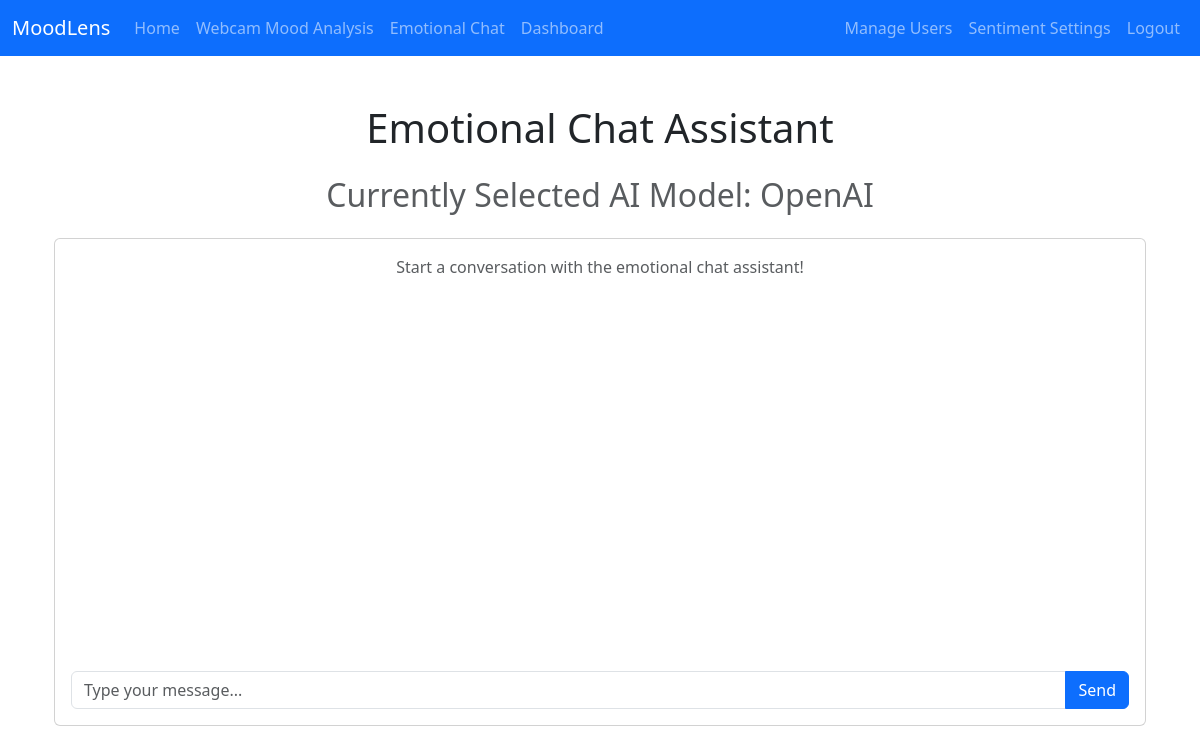
The app's page /chat/ (signed in), older data.
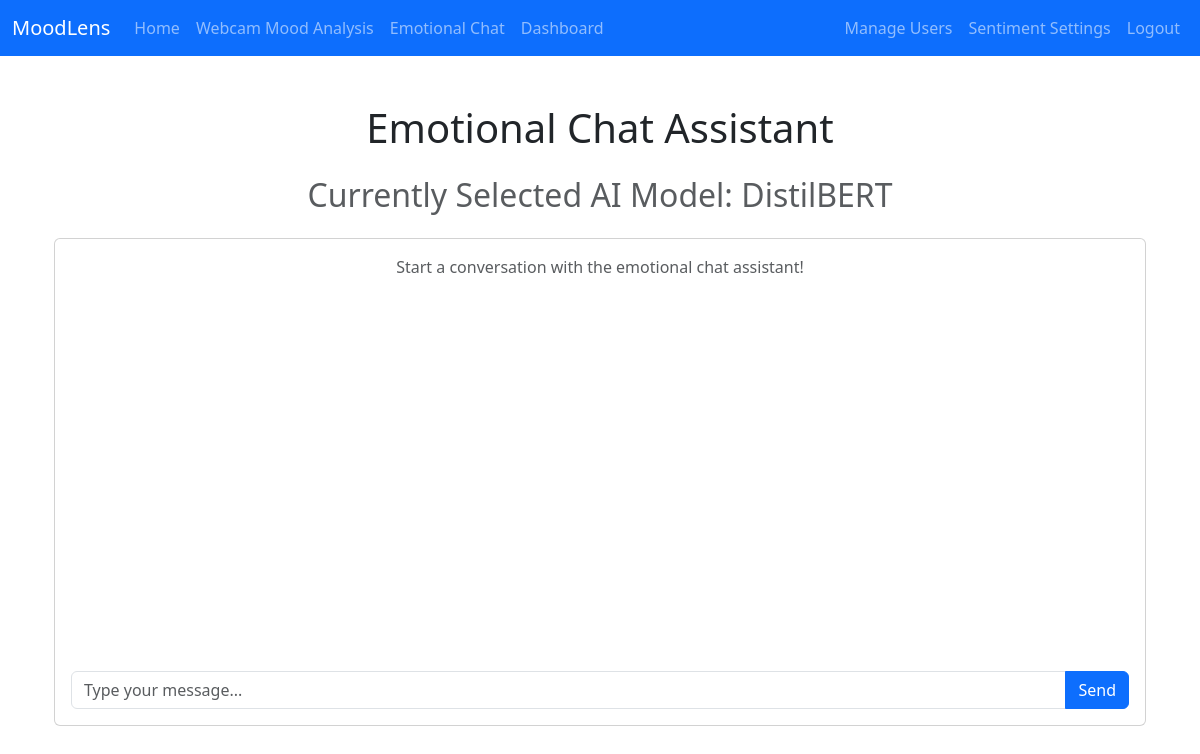
The same page, newer data.
### modules/models.py (models this page shows, shortened)
class AppConfig(db.Model):
    __tablename__ = 'app_config'
    key = db.Column(db.String(50), primary_key=True)
    value = db.Column(db.String(255), nullable=False)

### modules/routes/chat_routes.py (the view)
@chat_routes.route("/")
@login_required
def chat_interface():
    config = AppConfig.query.filter_by(key="ai_model").first()
    current_model = "OpenAI" if config and config.value == "openai" else "DistilBERT"
    return render_template("chat.html", current_model=current_model)

### app.py (called while the page is built)
@login_manager.user_loader
def load_user(user_id):
    return User.query.get(int(user_id))

### modules/models.py (called while the page is built)
    def has_role(self, role_name):
        if not self.roles:  # Handle None or empty list
            return False
        return any(role.name == role_name for role in self.roles)

### templates/chat.html (shortened to what this page needs)
{% extends "base.html" %}
{% block content %}
<div class="container">
    <h1 class="text-center mb-4">Emotional Chat Assistant</h1>
    <h2 class="text-center text-muted mb-4">Currently Selected AI Model: {{ current_model }}</h2>
    <div class="card">
        <div class="card-body">
            <div id="chatMessages" class="mb-3" style="height: 400px; overflow-y: auto;">
                <div class="text-center text-muted mb-3">
                    Start a conversation with the emotional chat assistant!
                </div>
            </div>
            <form id="chatForm" class="mt-3">
                <div class="input-group">
                    <input type="text" id="messageInput" class="form-control"
                           placeholder="Type your message..." required>
                    <button type="submit" class="btn btn-primary">Send</button>
                </div>
            </form>
        </div>
    </div>
</div>
{% endblock %}

Row changes from the older to the newer data that the page shows:
changed AppConfig: value "OpenAI" → "DistilBERT"
